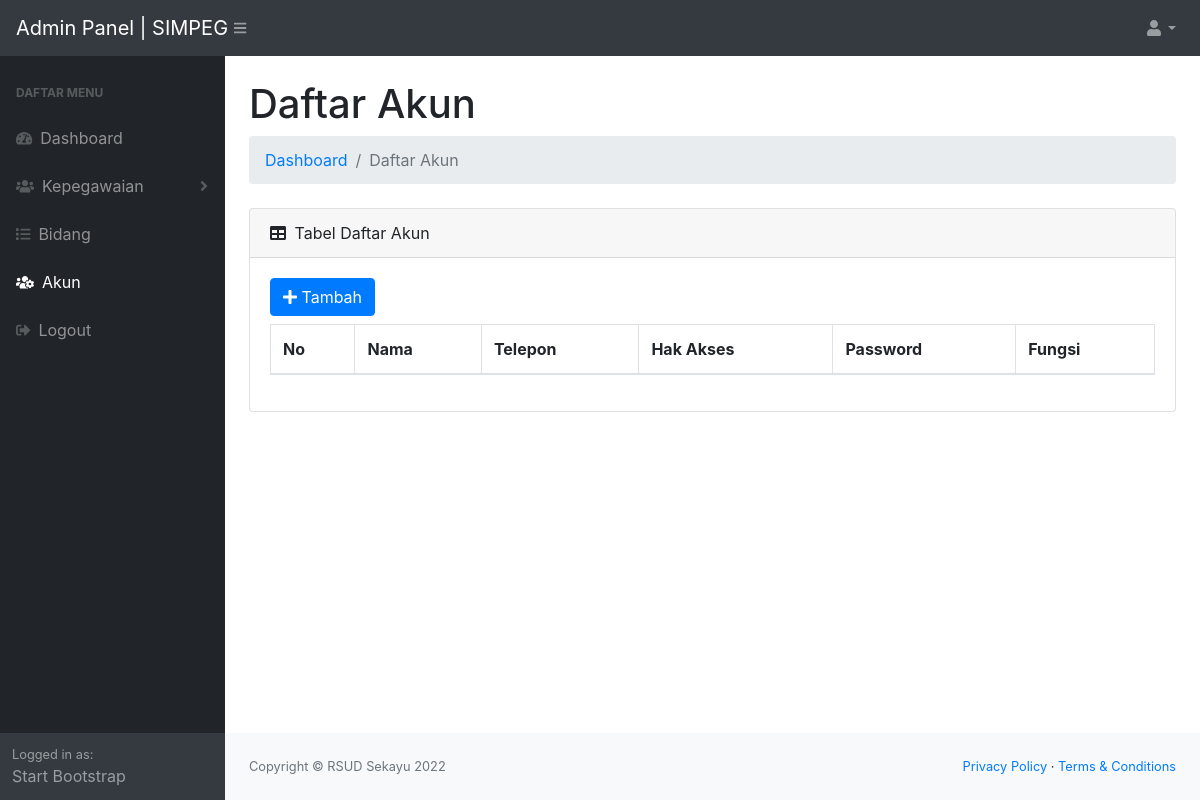
The page /admin/daftar-akun.php on the database as committed earlier.
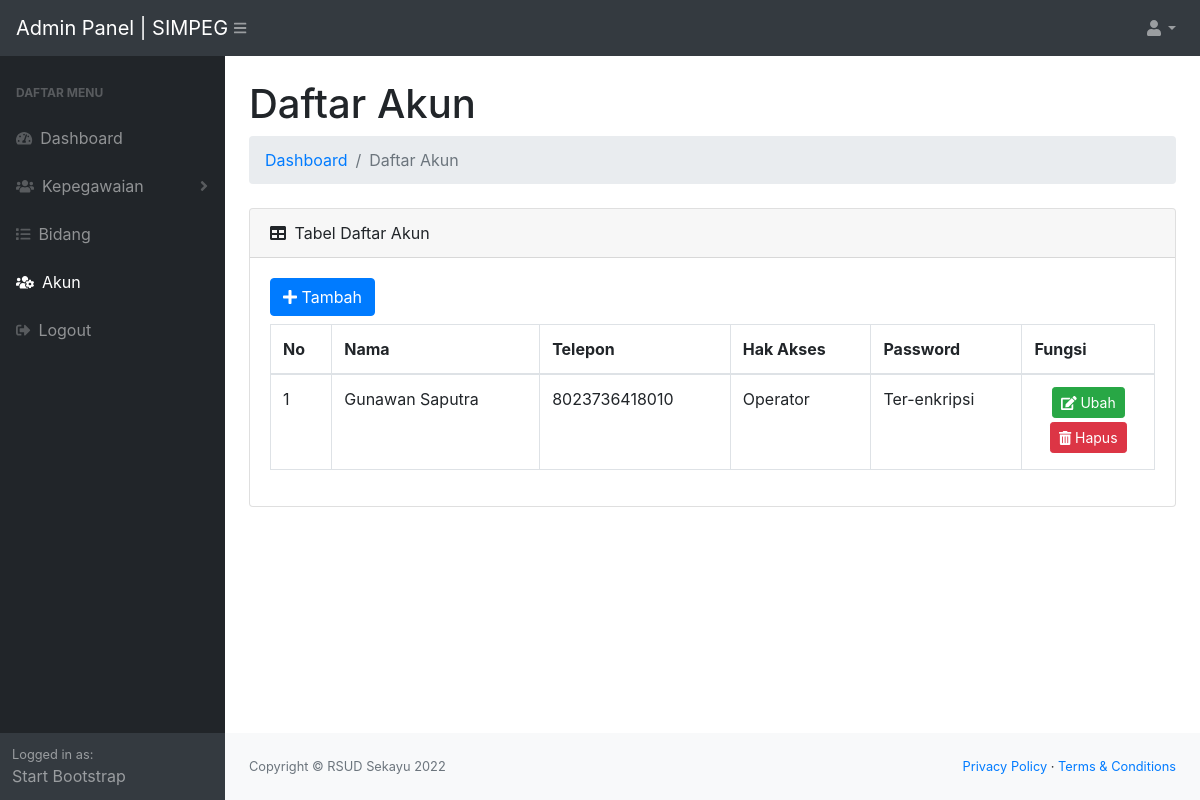
The same page on the database as committed later.
### tables this page shows
CREATE TABLE `akun` (
  `id_akun` int(11) NOT NULL,
  `nama` varchar(100) NOT NULL,
  `no_telepon` varchar(20) NOT NULL,
  `password` varchar(150) NOT NULL,
  `role` varchar(1) NOT NULL COMMENT 'hak akses akun'
);

### admin/config/controller.php (called while the page is built, shortened)
<?php
function query($query)
{
    global $db;
    $result = mysqli_query($db, $query);
    $rows = [];
    while ($row = mysqli_fetch_assoc($result)) {
        $rows[] = $row;
    }
    return $rows;
}

### admin/daftar-akun.php (the view, shortened to what this page needs)
<?php
include 'layout/header.php';
$akun = query("SELECT * FROM akun");
?>
<div id="layoutSidenav_content">
    <main>
        <div class="container-fluid">
            <h1 class="mt-4">Daftar Akun</h1>
            <ol class="breadcrumb mb-4">
                <li class="breadcrumb-item"><a href="index.php">Dashboard</a></li>
                <li class="breadcrumb-item active">Daftar Akun</li>
            </ol>
            <div class="card mb-4">
                <div class="card-header">
                    <i class="fas fa-table mr-1"></i>
                    Tabel Daftar Akun
                </div>
                <div class="card-body">
                    <div class="table-responsive">
                        <button class="btn btn-primary mb-2" data-toggle="modal" data-target="#modalTambah"><i class="fas fa-plus"></i> Tambah</button>
                        <table class="table table-bordered" id="dataTable" width="100%" cellspacing="0">
                            <thead>
                                <tr>
                                    <th>No</th>
                                    <th>Nama</th>
                                    <th>Telepon</th>
                                    <th>Hak Akses</th>
                                    <th>Password</th>
                                    <th>Fungsi</th>
                                </tr>
                            </thead>
                            <tbody>
                                <?php $no = 1; ?>
                                <?php foreach ($akun as $data) : ?>
                                    <tr>
                                        <td><?= $no++; ?></td>
                                        <td><?= $data['nama']; ?></td>
                                        <td><?= $data['no_telepon']; ?></td>
                                        <td>
                                        	<?php if ($data['role'] == 1) : ?>
                                        		Admin
                                        	<?php else : ?>
                                        		Operator
                                        	<?php endif; ?>
                                        </td>
                                        <td>Ter-enkripsi</td>
                                        <td width="15%" class="text-center">
                                            <button class="btn btn-success btn-sm mb-1" data-toggle="modal" data-target="#modalUbah<?= $data['id_akun']; ?>"><i class="fas fa-edit"></i>
                                                Ubah</button>
                                            <a href="hapus-akun.php?id_akun=<?= $data['id_akun']; ?>" class="btn btn-danger btn-sm mb-1" onclick="return confirm('Yakin Data Akun Akan Dihapus.?');"><i class="fas fa-trash-alt"></i>
                                                Hapus</a>
                                        </td>
                                    </tr>
                                <?php endforeach; ?>
                            </tbody>
                        </table>
                    </div>
                </div>
            </div>
        </div>
    </main>
<?php include 'layout/footer.php'; ?>

Rows that differ between the two databases and show on the page:
added akun: nama "Gunawan Saputra", no_telepon "8023736418010", role "Operator"
